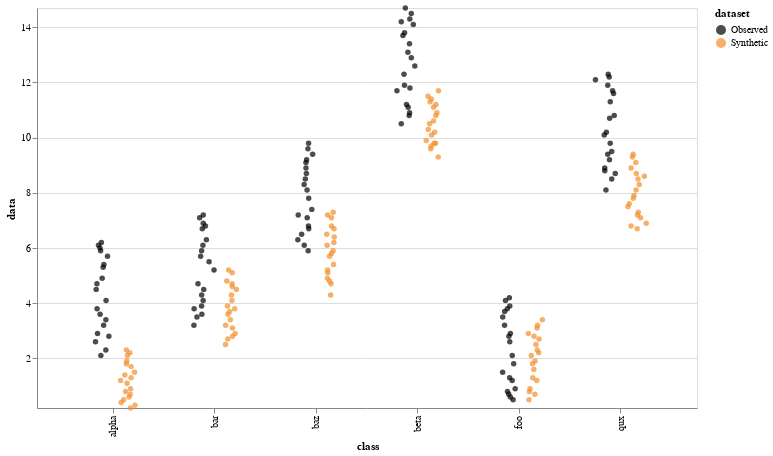

The notebook cell this image was saved under:
### Code cell
plot_marginal_numerical_categorical(
    observed_df, synthetic_df, "class", "data", 30, jitter=True
)

### Figure 1 — Vega specification as saved in the notebook (floating-point values rounded to 4 significant figures; data arrays with more than 128 entries replaced by an {"elided": "..."} marker saying what was removed)
{"$schema": "https://vega.github.io/schema/vega/v5.json", "data": [{"name": "_server_source_0", "values": {"elided": "234 records"}}, {"name": "source_0", "source": "_server_source_0", "transform": [{"type": "formula", "expr": "sqrt(-2*log(random()))*cos(2*PI*random())", "as": "xJitter"}, {"type": "formula", "expr": "(datum.dataset == 'Observed' ? -datum.offset_size : datum.offset_size) + datum.xJitter * datum.offset_size * 0.3", "as": "xOffsetWithJitter"}, {"type": "filter", "expr": "isValid(datum[\"data\"]) && isFinite(+datum[\"data\"]) && isValid(datum[\"xOffsetWithJitter\"]) && isFinite(+datum[\"xOffsetWithJitter\"])"}, {"type": "project", "fields": ["class", "data", "dataset", "xOffsetWithJitter"]}]}, {"name": "source_0_x_domain_class", "source": "source_0", "transform": [{"type": "aggregate", "groupby": ["class"], "fields": [], "ops": [], "as": []}, {"type": "formula", "expr": "datum['class']", "as": "sort_field"}, {"type": "project", "fields": ["class"]}]}, {"name": "source_0_xOffset_domain_xOffsetWithJitter", "source": "source_0", "transform": [{"type": "formula", "expr": "+datum['xOffsetWithJitter']", "as": "xOffsetWithJitter"}, {"type": "aggregate", "groupby": [], "fields": ["xOffsetWithJitter", "xOffsetWithJitter"], "ops": ["min", "max"], "as": ["min", "max"]}]}], "marks": [{"type": "symbol", "name": "marks", "from": {"data": "source_0"}, "encode": {"update": {"size": {"value": 30}, "shape": {"value": "circle"}, "y": {"field": "data", "scale": "y"}, "opacity": {"value": 0.7}, "fill": {"field": "dataset", "scale": "color"}, "x": {"field": "class", "scale": "x", "offset": {"field": "xOffsetWithJitter", "scale": "xOffset"}}}}, "style": ["circle"]}], "scales": [{"name": "x", "type": "band", "domain": {"data": "source_0_x_domain_class", "field": "class", "sort": true}, "range": [0, {"signal": "width"}], "padding": 0.5}, {"name": "y", "type": "linear", "domain": [0.2, 14.7], "range": [{"signal": "height"}, 0], "zero": false}, {"name": "xOffset", "type": "linear", "domain": [{"signal": "(data(\"source_0_xOffset_domain_xOffsetWithJitter\")[0] || {}).min"}, {"signal": "(data(\"source_0_xOffset_domain_xOffsetWithJitter\")[0] || {}).max"}], "range": [0, {"signal": "bandwidth('x')"}], "zero": false}, {"name": "color", "type": "ordinal", "domain": ["Observed", "Synthetic"], "range": ["#000000", "#f28e2b"]}], "axes": [{"scale": "y", "minExtent": 0, "labels": false, "ticks": false, "zindex": 0, "tickCount": {"signal": "ceil(height/40)"}, "orient": "left", "grid": true, "maxExtent": 0, "gridScale": "x", "aria": false, "domain": false}, {"scale": "x", "labelBaseline": "middle", "zindex": 0, "title": "class", "grid": false, "orient": "bottom", "labelAngle": 270, "labelAlign": "right"}, {"scale": "y", "labelOverlap": true, "title": "data", "tickCount": {"signal": "ceil(height/40)"}, "zindex": 0, "orient": "left", "grid": false}], "width": 660, "style": "cell", "legends": [{"fill": "color", "symbolType": "circle", "title": "dataset", "encode": {"symbols": {"update": {"opacity": {"value": 0.7}}}}}], "padding": 5, "background": "white", "height": 400}
